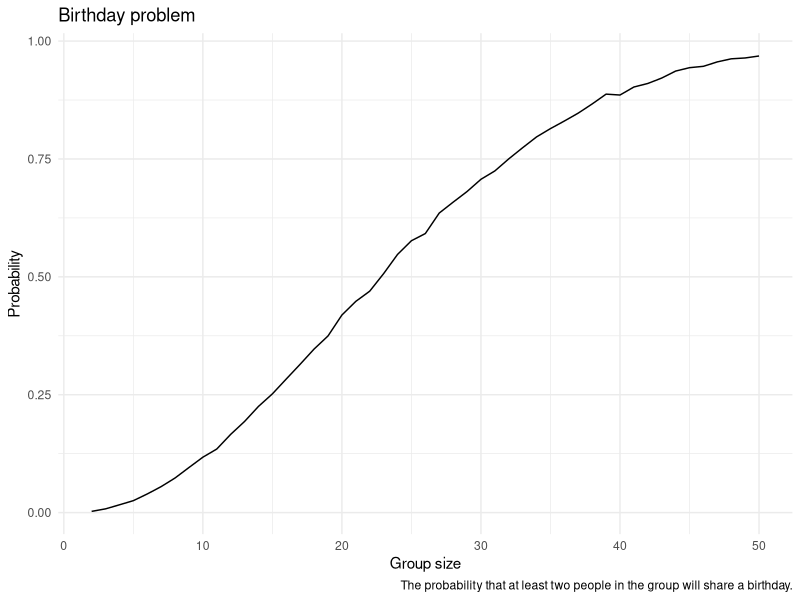

Recreate this plot in R. (Note: a time limit stopped this script after it produced the figure.)
## ---- chunk 1
library(tidyverse)

knitr::opts_chunk$set(
  fig.width = 6,
  fig.asp = .6,
  out.width = "90%",
  warning = FALSE
)

theme_set(theme_minimal() + theme(legend.position = "bottom"))

options(
  ggplot2.continuous.colour = "viridis",
  ggplot2.continuous.fill = "viridis"
)

scale_colour_discrete = scale_colour_viridis_d
scale_fill_discrete = scale_fill_viridis_d
## ---- chunk 2
bdays_sim = function(n){

  bdays = sample(1:365, size = n, replace = TRUE)
  
  duplicate = length(unique(bdays)) < n

  return(duplicate)
  
}
## ---- chunk 3
bdays_sim_result = 
  expand_grid(
    n = 2:50,
    iter = 1:10000
  ) %>% 
  mutate(result = map_lgl(n, bdays_sim)) %>% 
  group_by(n) %>% 
  summarize(prob = mean(result))

bdays_sim_result %>% 
  ggplot(aes(x = n, y = prob)) +
  geom_line() +
  labs(
    title = "Birthday problem",
    x = "Group size",
    y = "Probability",
    caption = "The probability that at least two people in the group will share a birthday.")
## ---- chunk 4
t_sim = function(samp_size = 30, true_mean, true_sd = 5) {
  
  sim_df = 
    tibble(
    x = rnorm(samp_size, true_mean, true_sd)
  )
  
  out_df = 
    sim_df %>% 
    t.test() %>% 
    broom::tidy() %>% 
    select(estimate, p.value) %>% 
    mutate(reject_or_not = p.value < 0.05)
    
  return(out_df)
  
}
## ---- chunk 5
t_mu0_result = 
  expand_grid(
    true_mean = 0,
    iter = 1:5000
    ) %>% 
  mutate(
    output = map(true_mean, \(x) t_sim(true_mean = x))
    ) %>% 
  unnest(output)

head(t_mu0_result)
## ---- chunk 6
t_repeat_result = 
  expand_grid(
    true_mean = c(1:6),
    iter = 1:5000
    ) %>% 
  mutate(
    output = map(true_mean, \(x) t_sim(true_mean = x))
    ) %>% 
  unnest(output)
## ---- chunk 7
t_repeat_result %>% 
  group_by(true_mean) %>% 
  summarize(reject_prob = mean(reject_or_not)) %>% 
  ggplot(aes(x = true_mean, y = reject_prob)) +
  geom_line() +
  scale_x_continuous(breaks = 1:6)+
  labs(
    title = "Power vs True mean",
    x = "True mean",
    y = "Power of the test",
    caption = "The proportion of times the null was rejected (the power of the test).")
## ---- chunk 8
t_repeat_result %>% 
  group_by(true_mean) %>% 
  summarize(avg_estimate = mean(estimate),
            avg_rej_estimate = mean(estimate[reject_or_not == TRUE])) %>% 
  ggplot() +
  geom_line(aes(x = true_mean, y = avg_estimate, color = "line1")) +
  geom_line(aes(x = true_mean, y = avg_rej_estimate, color = "line2")) +
  scale_x_continuous(breaks = 1:6) +
  labs(
    title = "Sample mean vs True mean",
    x = "True mean",
    y = "Average sample mean",
    color = "Type"
    ) +
  scale_color_manual(
    values = c("line1" = "blue", "line2" = "red"),                 
    labels = c("Average of all sample mean",
               "Average of sample mean for which the null is rejected")  
  )
